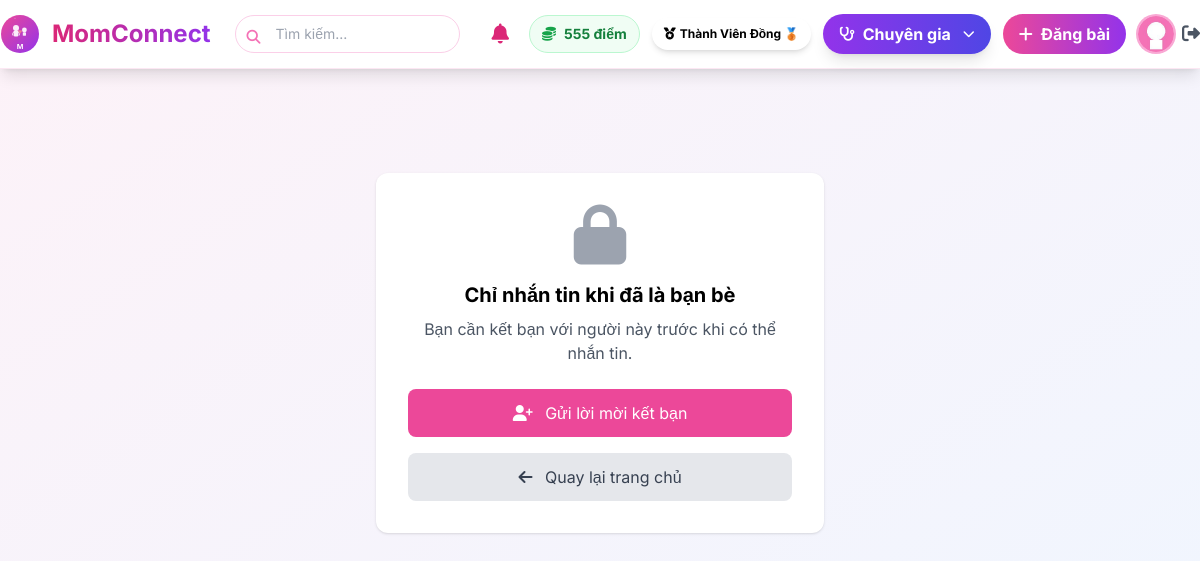
The page /chat/9 (signed in) on the database its author committed.
### models.py (models this page shows, shortened)
class User(UserMixin, db.Model):
    __tablename__ = 'users'
    id = db.Column(db.Integer, primary_key=True)
    name = db.Column(db.String(100), nullable=False)
    email = db.Column(db.String(100), unique=True, nullable=False)
    password = db.Column(db.String(200), nullable=False)
    avatar = db.Column(db.String(200), default='default.jpg')
    bio = db.Column(db.Text)
    phone = db.Column(db.String(15), unique=True)  # Số điện thoại
    rating = db.Column(db.Float, default=0.0)  # Trung bình sao (0-5)
    children_count = db.Column(db.Integer, default=0)
    children_ages = db.Column(db.String(100))
    points = db.Column(db.Integer, default=0)
    role = db.Column(db.String(20), default='user')  # user, admin, expert
    is_active = db.Column(db.Boolean, default=True)
    badge = db.Column(db.String(50))  # ← THÊM TRƯỜNG CẤP BẬC
    created_at = db.Column(db.DateTime, default=vietnam_now)
    is_verified_expert = db.Column(db.Boolean, default=False)
    expert_category = db.Column(db.String(50))  # Lĩnh vực chuyên môn
    specialty = db.Column(db.String(100))              # Chuyên môn cụ thể
    experience_years = db.Column(db.Integer)           # Số năm kinh nghiệm
    workplace = db.Column(db.String(200))              # Nơi làm việc
    license_number = db.Column(db.String(100))         # Số chứng chỉ hành nghề
    license_expiry = db.Column(db.Date)                # Ngày hết hạn chứng chỉ
    consultation_fee = db.Column(db.Float)             # Phí tư vấn (VNĐ)
    education = db.Column(db.Text)                     # Học vấn
    certifications = db.Column(db.Text)                # Chứng chỉ (JSON string)
    availability = db.Column(db.String(20), default='available')  # available/busy/offline
    credibility_score = db.Column(db.Float, default=0) # Điểm uy tín
    posts = db.relationship('Post', backref='author', lazy='dynamic')

### app.py (the view)
@app.route('/chat/<int:user_id>')
@login_required
def chat(user_id):
    other_user = User.query.get_or_404(user_id)
    can_chat = False
    friendship = Friendship.query.filter(
        ((Friendship.user1_id == current_user.id) & (Friendship.user2_id == user_id)) |
        ((Friendship.user1_id == user_id) & (Friendship.user2_id == current_user.id))
    ).first()
    if friendship:
        can_chat = True
    if not can_chat:
        now = datetime.now()
        booking = Booking.query.join(TimeSlot).filter(
            db.or_(
                db.and_(
                    Booking.user_id == current_user.id,
                    TimeSlot.expert_id == user_id
                ),
                db.and_(
                    Booking.user_id == user_id,
                    TimeSlot.expert_id == current_user.id
                )
            ),
            Booking.status == 'scheduled'
        ).first()  # ← BỎ filter start_time để không bị chặn bởi timezone
        if booking:
            can_chat = True
    if not can_chat:
        return render_template('not_friend.html', other_id=user_id, other_user=other_user)
    return render_template('chat.html', other_user=other_user)

### app.py (called while the page is built, shortened)
@login_manager.user_loader
def load_user(id):
    user = User.query.get(int(id))
    if user:
        update_user_badge(user)  # ← Tự động cập nhật badge mỗi khi đăng nhập/load user
    return user

def update_user_badge(user):
    old_badge = getattr(user, 'badge', None)
    points = user.points
    if points > 2000:
        badge = "Ứng viên Chuyên gia 🌟"
        can_request_expert = True
    elif points >= 1001:
        badge = "Thành Viên Bạc 🥈"
        can_request_expert = False
    elif points >= 201:
        badge = "Thành Viên Đồng 🥉"
        can_request_expert = False
    else:
        badge = "Mầm Non 👶"
        can_request_expert = False

@app.context_processor
def utility_processor():
    def now():
        return vietnam_now()
    return dict(now=now)

### templates/not_friend.html (shortened to what this page needs)
{% extends "base.html" %}
{% block content %}
<div class="max-w-md mx-auto text-center mt-20 bg-white p-8 rounded-xl shadow">
    <i class="fas fa-lock text-6xl text-gray-400 mb-4"></i>
    <h3 class="text-xl font-bold mb-2">Chỉ nhắn tin khi đã là bạn bè</h3>
    <p class="text-gray-600 mb-6">Bạn cần kết bạn với người này trước khi có thể nhắn tin.</p>
    <div class="space-y-4">
        <form action="{{ url_for('send_friend_request', user_id=other_id) }}" method="post">
            <button type="submit" class="w-full px-6 py-3 bg-pink-500 text-white rounded-lg hover:bg-pink-600 transition">
                <i class="fas fa-user-plus mr-2"></i>
                Gửi lời mời kết bạn
            </button>
        </form>
        <a href="{{ url_for('home') }}" class="block w-full px-6 py-3 bg-gray-200 text-gray-700 rounded-lg hover:bg-gray-300 transition text-center">
            <i class="fas fa-arrow-left mr-2"></i>
            Quay lại trang chủ
        </a>
    </div>
</div>
{% endblock %}

### templates/base.html (shortened to what this page needs)
<!DOCTYPE html>
<html lang="vi">
<head>
    <script src="https://cdn.tailwindcss.com"></script>
    <link href="https://cdnjs.cloudflare.com/ajax/libs/font-awesome/6.5.0/css/all.min.css" rel="stylesheet">
</head>
<body class="bg-gradient-to-br from-pink-50 to-blue-50 min-h-screen">
    <nav class="bg-white shadow-lg py-3 sticky top-0 z-50 border-b border-pink-100">
        <div class="max-w-7xl mx-auto flex flex-col md:flex-row md:items-center justify-between gap-4">
            <a href="{{ url_for('home') }}" class="flex items-center gap-3 group shrink-0">
                <img src="{{ url_for('static', filename='logo.svg') }}" alt="MomConnect Logo"
                    class="w-10 h-10 logo-img">
                <span
                    class="text-2xl font-bold bg-gradient-to-r from-pink-600 to-purple-600 bg-clip-text text-transparent whitespace-nowrap">
                </span>
            </a>
            <form action="{{ url_for('search') }}" method="get"
                class="flex-1 w-full md:w-auto md:max-w-md mx-2 order-last md:order-none">
                <div class="relative">
                    <input type="text" name="q" placeholder="Tìm kiếm..."
                        class="w-full pl-10 pr-4 py-2 border border-pink-200 rounded-full focus:outline-none focus:ring-2 focus:ring-pink-400 transition text-sm">
                    <i class="fas fa-search absolute left-3 top-3 text-pink-400 text-sm"></i>
                </div>
            </form>
            <div class="flex items-center gap-2 md:gap-3 flex-wrap justify-end w-full md:w-auto mt-3 md:mt-0">
                {% if current_user.is_authenticated %}
                <div class="relative shrink-0">
                    <button onclick="toggleNotif()" class="relative p-2 hover:bg-gray-100 rounded-full transition">
                        <i class="fas fa-bell text-xl text-pink-600"></i>
                    </button>
                </div>
                {% if current_user.role != 'admin' %}
                <div class="flex items-center gap-2 bg-green-50 px-3 py-2 rounded-full border border-green-200">
                    <i class="fas fa-coins text-green-600 text-sm"></i>
                    <span class="text-green-700 font-bold text-sm">{{ current_user.points }} điểm</span>
                </div>
                {% if current_user.badge %}
                <span
                    class="px-3 py-2 rounded-full text-xs font-bold flex items-center gap-1 shadow-md animate-pulse-slow hidden sm:inline-flex"
                    {% if 'Ứng viên Chuyên gia' in current_user.badge %}bg-gradient-to-r from-purple-700 to-pink-700
                    text-white shadow-purple-500/50 {% elif 'Thành Viên Bạc' in current_user.badge %}bg-gradient-to-r
                    from-gray-400 to-gray-600 text-white {% elif 'Thành Viên Đồng' in current_user.badge
                    %}bg-gradient-to-r from-orange-600 to-yellow-600 text-white {% else %}bg-gradient-to-r
                    from-green-400 to-teal-500 text-white{% endif %}">
                    <i class="fas fa-medal text-xs"></i>
                    <span class="hidden sm:inline text-xs">{{ current_user.badge }}</span>
                </span>
                {% endif %}
                {% endif %}
                <div class="flex items-center gap-2">
                    {% if current_user.role != 'admin' %}
                    {% if current_user.is_verified_expert %}
                    <div class="relative group">
                        <button
                            class="bg-gradient-to-r from-purple-600 to-indigo-600 text-white px-4 py-2 rounded-full font-bold hover:shadow-xl transition flex items-center gap-2 shadow-lg transform hover:scale-105">
                            <i class="fas fa-stethoscope text-sm"></i>
                            <span class="hidden sm:inline">Chuyên gia</span>
                            <i class="fas fa-chevron-down ml-1 text-xs"></i>
                        </button>
                    </div>
                    {% endif %}
                    {% endif %}
                </div>
                {% endif %}
                {% if current_user.is_authenticated %}
                <a href="{{ url_for('create_post') }}"
                    class="bg-gradient-to-r from-pink-500 to-purple-600 text-white px-4 py-2 rounded-full font-bold hover:shadow-lg transition transform hover:scale-105 flex items-center gap-2 shrink-0">
                    <i class="fas fa-plus"></i>
                    <span class="hidden sm:inline">Đăng bài</span>
                </a>
                <div class="flex items-center gap-2">
                    <div class="relative group">
                        <a href="{{ url_for('profile') }}">
                            <img src="{{ url_for('static', filename=current_user.avatar or 'images/default-avatar.png') }}"
                                class="w-9 h-9 rounded-full object-cover ring-2 ring-pink-300 cursor-pointer transform hover:scale-110 transition-transform">
                        </a>
                    </div>
                    <a href="{{ url_for('logout') }}" class="text-gray-600 hover:text-red-600 transition-colors">
                        <i class="fas fa-sign-out-alt text-lg"></i>
                    </a>
                </div>
                {% endif %}
            </div>
        </div>
    </nav>
    <div class="max-w-7xl mx-auto p-4 md:p-6">
        {% block content %}{% endblock %}
    </div>
</body>
</html>

### templates/base.html (style rules this page uses)
body { font-family: 'Inter', sans-serif; }
.logo-img { transition: transform 0.3s ease; }
.animate-pulse-slow { animation: pulse 3s infinite; }

### rows shown on the page
User: points "555", badge "Thành Viên Đồng 🥉", avatar (placeholder picture)
